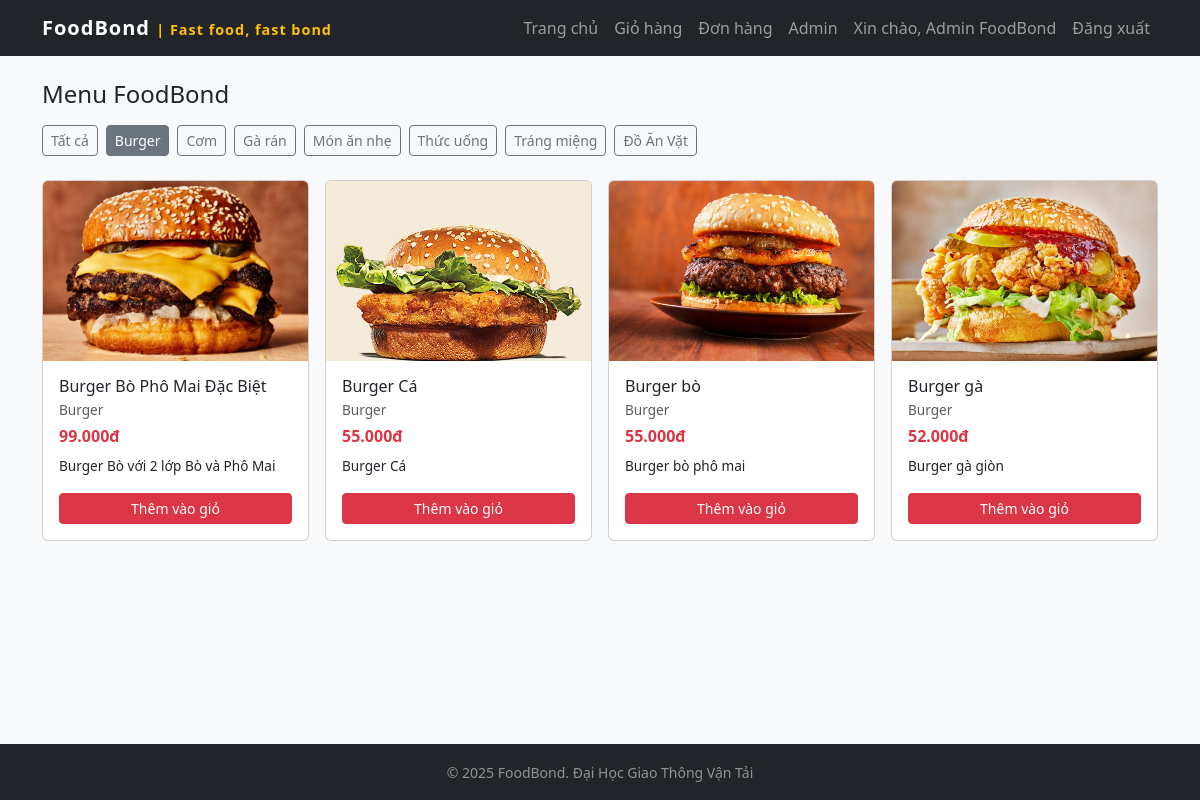
The page /index.php?cat=2 (signed in) on the database its author committed.
### tables this page shows
CREATE TABLE `categories` (
  `category_id` int(11) NOT NULL,
  `category_name` varchar(100) DEFAULT NULL
);

CREATE TABLE `products` (
  `product_id` int(11) NOT NULL,
  `category_id` int(11) DEFAULT NULL,
  `product_name` varchar(150) DEFAULT NULL,
  `description` text DEFAULT NULL,
  `price` decimal(10,2) DEFAULT NULL,
  `image` varchar(255) DEFAULT NULL,
  `created_at` timestamp NOT NULL DEFAULT current_timestamp()
);

### index.php (the view)
<?php
include 'header.php';
$sqlCategories = "SELECT * FROM categories ORDER BY category_name";
$rsCategories = mysqli_query($conn, $sqlCategories);
$catFilter = isset($_GET['cat']) ? (int)$_GET['cat'] : 0;
$sqlProducts = ($catFilter > 0) ? "
        SELECT p.*, c.category_name
        FROM products p
        JOIN categories c ON p.category_id = c.category_id
        WHERE p.category_id = $catFilter
        ORDER BY p.created_at DESC
    "
    :
    "
        SELECT p.*, c.category_name
        FROM products p
        JOIN categories c ON p.category_id = c.category_id
        ORDER BY p.created_at DESC
    ";
$rsProducts = mysqli_query($conn, $sqlProducts);
?>
<h2 class="h4 mb-3">Menu FoodBond</h2>
<div class="d-flex flex-wrap mb-3">
    <a href="index.php"
       class="btn btn-sm <?php echo $catFilter ? 'btn-outline-secondary' : 'btn-secondary'; ?> me-2 mb-2">
        Tất cả
    </a>
    <?php while ($cat = mysqli_fetch_assoc($rsCategories)) : ?>
        <a href="index.php?cat=<?php echo $cat['category_id']; ?>"
           class="btn btn-sm <?php echo ($catFilter == $cat['category_id']) ? 'btn-secondary' : 'btn-outline-secondary'; ?> me-2 mb-2">
            <?php echo htmlspecialchars($cat['category_name']); ?>
        </a>
    <?php endwhile; ?>
</div>
<div class="row g-3">
    <?php if (mysqli_num_rows($rsProducts) > 0): ?>
        <?php while ($p = mysqli_fetch_assoc($rsProducts)) : ?>
            <div class="col-6 col-md-4 col-lg-3">
                <div class="card h-100">
                    <?php if (!empty($p['image'])): ?>
                        <img src="images/<?php echo htmlspecialchars($p['image']); ?>" class="card-img-top" style="height:180px;object-fit:cover;">
                    <?php else: ?>
                        <img src="https://via.placeholder.com/300x180?text=FoodBond"
                             class="card-img-top">
                    <?php endif; ?>
                    <div class="card-body d-flex flex-column">
                        <h5 class="card-title mb-1" style="font-size:1rem;">
                            <?php echo htmlspecialchars($p['product_name']); ?>
                        </h5>
                        <p class="text-muted mb-1" style="font-size:0.85rem;">
                            <?php echo htmlspecialchars($p['category_name']); ?>
                        </p>
                        <p class="fw-bold text-danger mb-2">
                            <?php echo number_format($p['price'], 0, ',', '.'); ?>đ
                        </p>
                        <p class="mb-3" style="font-size:0.85rem; flex-grow:1;">
                            <?php echo htmlspecialchars(mb_strimwidth($p['description'], 0, 60, "...")); ?>
                        </p>
                        <a href="cart.php?action=add&id=<?php echo $p['product_id']; ?>"
                        class="btn btn-sm btn-danger mt-auto add-to-cart-btn"
                        data-id="<?php echo $p['product_id']; ?>">
                            Thêm vào giỏ
                        </a>
                    </div>
                </div>
            </div>
        <?php endwhile; ?>
    <?php else: ?>
        <div class="col-12">
            <div class="alert alert-info">Không có món nào trong danh mục này.</div>
        </div>
    <?php endif; ?>
</div>
<?php include 'footer.php'; ?>

### header.php (style rules this page uses)
html, body { height: 100%; }
body { background-color: #f8f9fa; display: flex; flex-direction: column; }

### rows shown on the page
categories: category_name "Burger"
categories: category_name "Cơm"
categories: category_name "Gà rán"
categories: category_name "Món ăn nhẹ"
categories: category_name "Thức uống"
categories: category_name "Tráng miệng"
categories: category_name "Đồ Ăn Vặt"
products: image (picture), product_name "Burger Bò Phô Mai Đặc Biệt", category.category_name "Burger", price "99.000", description "Burger Bò với 2 lớp Bò và Phô Mai"
products: image (picture), product_name "Burger Cá", category.category_name "Burger", price "55.000", description "Burger Cá"
products: image (picture), product_name "Burger bò", category.category_name "Burger", price "55.000", description "Burger bò phô mai"
products: image (picture), product_name "Burger gà", category.category_name "Burger", price "52.000", description "Burger gà giòn"

### other values the page prints
$_SESSION['fullname'] "Admin FoodBond"
